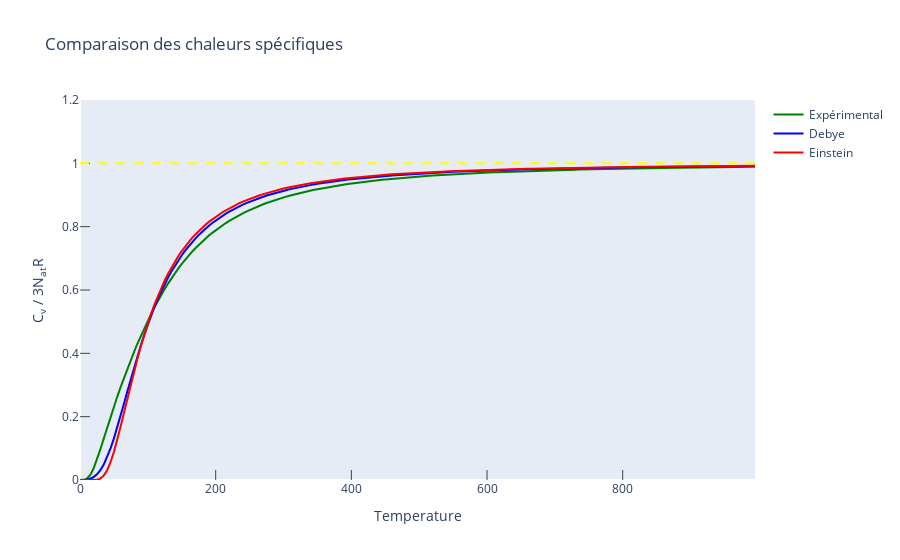

Notebook source saved alongside this figure:
### Markdown cell above
## Représentation des courbes de chaleur spécifique

### Code cell
fig = go.Figure()
scatter_exp = go.Scatter(x=temperatures, y=ph_cv, mode='lines', name='Expérimental',line=dict(color='green'))
scatter_debye =  go.Scatter(x=temperatures, y=cv_debye, mode='lines', name='Debye',line=dict(color='blue'))
scatter_einstein =  go.Scatter(x=temperatures, y=cv_einstein, mode='lines', name='Einstein',line = dict(color='red'))
fig.add_trace(scatter_exp)
fig.add_trace(scatter_debye)
fig.add_trace(scatter_einstein)
fig.add_hline(y=1, line_width=2, line_color="yellow", line_dash = 'dash')
fig.update_layout(
    xaxis =  {'mirror': True, 'showgrid': False, 'ticks': 'inside', 'ticklen':10},
    yaxis =  {'mirror': True, 'showgrid': False, 'ticks': 'inside', 'ticklen':10, 'range':[0,1.2]},
    xaxis_title = "Temperature",
    yaxis_title = "C<sub>v</sub> / 3N<sub>at</sub>R",  
    title='Comparaison des chaleurs spécifiques')

fig.show()

### Figure 1 — Plotly figure (JSON) as saved in the notebook; plotly's stock layout.template omitted (floating-point values rounded to 4 significant figures; data arrays with more than 128 entries replaced by an {"elided": "..."} marker saying what was removed)
{"data": [{"line": {"color": "green"}, "mode": "lines", "name": "Expérimental", "type": "scatter", "x": {"elided": "200 int values"}, "y": {"elided": "200 float values"}}, {"line": {"color": "blue"}, "mode": "lines", "name": "Debye", "type": "scatter", "x": {"elided": "200 int values"}, "y": {"elided": "200 float values"}}, {"line": {"color": "red"}, "mode": "lines", "name": "Einstein", "type": "scatter", "x": {"elided": "200 int values"}, "y": {"elided": "200 float values"}}], "layout": {"shapes": [{"line": {"color": "yellow", "dash": "dash", "width": 2}, "type": "line", "x0": 0, "x1": 1, "xref": "x domain", "y0": 1, "y1": 1, "yref": "y"}], "title": {"text": "Comparaison des chaleurs spécifiques"}, "xaxis": {"mirror": true, "showgrid": false, "ticklen": 10, "ticks": "inside", "title": {"text": "Temperature"}}, "yaxis": {"mirror": true, "range": [0, 1.2], "showgrid": false, "ticklen": 10, "ticks": "inside", "title": {"text": "C<sub>v</sub> / 3N<sub>at</sub>R"}}}}
